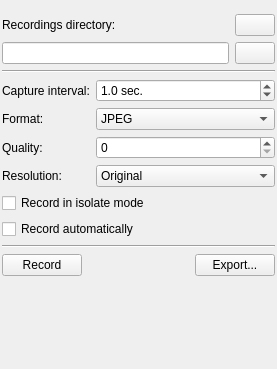
<?xml version="1.0" encoding="UTF-8"?>
<ui version="4.0">
 <author>
    SPDX-FileCopyrightText: none
    SPDX-License-Identifier: GPL-3.0-or-later
  </author>
 <class>RecorderDocker</class>
 <widget class="QWidget" name="RecorderDocker">
  <property name="geometry">
   <rect>
    <x>0</x>
    <y>0</y>
    <width>277</width>
    <height>369</height>
   </rect>
  </property>
  <layout class="QVBoxLayout" name="layoutMain">
   <property name="spacing">
    <number>0</number>
   </property>
   <property name="leftMargin">
    <number>0</number>
   </property>
   <property name="topMargin">
    <number>0</number>
   </property>
   <property name="rightMargin">
    <number>0</number>
   </property>
   <property name="bottomMargin">
    <number>0</number>
   </property>
   <item>
    <widget class="QScrollArea" name="scrollArea">
     <property name="frameShape">
      <enum>QFrame::NoFrame</enum>
     </property>
     <property name="frameShadow">
      <enum>QFrame::Plain</enum>
     </property>
     <property name="horizontalScrollBarPolicy">
      <enum>Qt::ScrollBarAlwaysOff</enum>
     </property>
     <property name="widgetResizable">
      <bool>true</bool>
     </property>
     <widget class="QWidget" name="scrollAreaWidgetContents">
      <property name="geometry">
       <rect>
        <x>0</x>
        <y>0</y>
        <width>277</width>
        <height>369</height>
       </rect>
      </property>
      <layout class="QVBoxLayout" name="verticalLayout_2">
       <property name="leftMargin">
        <number>2</number>
       </property>
       <property name="topMargin">
        <number>14</number>
       </property>
       <property name="rightMargin">
        <number>2</number>
       </property>
       <property name="bottomMargin">
        <number>2</number>
       </property>
       <item>
        <widget class="QWidget" name="widgetSettings" native="true">
         <layout class="QVBoxLayout" name="verticalLayout">
          <property name="leftMargin">
           <number>0</number>
          </property>
          <property name="topMargin">
           <number>0</number>
          </property>
          <property name="rightMargin">
           <number>0</number>
          </property>
          <property name="bottomMargin">
           <number>0</number>
          </property>
          <item>
           <layout class="QHBoxLayout" name="layoutSnapshots" stretch="0,0">
            <item>
             <widget class="QLabel" name="labelDirectory">
              <property name="sizePolicy">
               <sizepolicy hsizetype="Expanding" vsizetype="Preferred">
                <horstretch>0</horstretch>
                <verstretch>0</verstretch>
               </sizepolicy>
              </property>
              <property name="text">
               <string comment="A folder where recordings are stored">Recordings directory:</string>
              </property>
              <property name="buddy">
               <cstring>buttonBrowse</cstring>
              </property>
             </widget>
            </item>
            <item>
             <widget class="QPushButton" name="buttonManageRecordings">
              <property name="toolTip">
               <string>Manage recordings...</string>
              </property>
              <property name="text">
               <string/>
              </property>
              <property name="icon">
               <iconset theme="folder">
                <normaloff>.</normaloff>.</iconset>
              </property>
             </widget>
            </item>
           </layout>
          </item>
          <item>
           <layout class="QHBoxLayout" name="layoutDir">
            <item>
             <widget class="QLineEdit" name="editDirectory">
              <property name="readOnly">
               <bool>true</bool>
              </property>
             </widget>
            </item>
            <item>
             <widget class="QPushButton" name="buttonBrowse">
              <property name="toolTip">
               <string>Select the recordings directory...</string>
              </property>
              <property name="text">
               <string/>
              </property>
              <property name="icon">
               <iconset theme="folder">
                <normaloff>.</normaloff>.</iconset>
              </property>
             </widget>
            </item>
           </layout>
          </item>
          <item>
           <widget class="Line" name="line1">
            <property name="orientation">
             <enum>Qt::Horizontal</enum>
            </property>
           </widget>
          </item>
          <item>
           <layout class="QFormLayout" name="formLayout">
            <item row="1" column="0">
             <widget class="QLabel" name="labelCaptureRate">
              <property name="text">
               <string>Capture interval:</string>
              </property>
              <property name="buddy">
               <cstring>spinCaptureInterval</cstring>
              </property>
             </widget>
            </item>
            <item row="1" column="1">
             <widget class="QDoubleSpinBox" name="spinCaptureInterval">
              <property name="sizePolicy">
               <sizepolicy hsizetype="Expanding" vsizetype="Fixed">
                <horstretch>0</horstretch>
                <verstretch>0</verstretch>
               </sizepolicy>
              </property>
              <property name="minimumSize">
               <size>
                <width>90</width>
                <height>0</height>
               </size>
              </property>
              <property name="correctionMode">
               <enum>QAbstractSpinBox::CorrectToNearestValue</enum>
              </property>
              <property name="keyboardTracking">
               <bool>false</bool>
              </property>
              <property name="suffix">
               <string comment="Contraction of &quot;second&quot; for interval"> sec.</string>
              </property>
              <property name="decimals">
               <number>1</number>
              </property>
              <property name="minimum">
               <double>0.100000000000000</double>
              </property>
              <property name="value">
               <double>1.000000000000000</double>
              </property>
             </widget>
            </item>
            <item row="3" column="0">
             <widget class="QLabel" name="labelQuality">
              <property name="text">
               <string comment="Compression quality">Quality:</string>
              </property>
              <property name="buddy">
               <cstring>spinQuality</cstring>
              </property>
             </widget>
            </item>
            <item row="3" column="1">
             <widget class="KisSliderSpinBox" name="spinQuality" native="true">
              <property name="sizePolicy">
               <sizepolicy hsizetype="Expanding" vsizetype="Preferred">
                <horstretch>0</horstretch>
                <verstretch>0</verstretch>
               </sizepolicy>
              </property>
              <property name="minimumSize">
               <size>
                <width>90</width>
                <height>0</height>
               </size>
              </property>
             </widget>
            </item>
            <item row="4" column="0">
             <widget class="QLabel" name="labelResolution">
              <property name="text">
               <string comment="Resolution for recorded frames">Resolution:</string>
              </property>
              <property name="buddy">
               <cstring>comboResolution</cstring>
              </property>
             </widget>
            </item>
            <item row="4" column="1">
             <widget class="QComboBox" name="comboResolution">
              <property name="sizePolicy">
               <sizepolicy hsizetype="Expanding" vsizetype="Fixed">
                <horstretch>0</horstretch>
                <verstretch>0</verstretch>
               </sizepolicy>
              </property>
              <property name="minimumSize">
               <size>
                <width>90</width>
                <height>0</height>
               </size>
              </property>
              <item>
               <property name="text">
                <string>Original</string>
               </property>
              </item>
              <item>
               <property name="text">
                <string>Half</string>
               </property>
              </item>
              <item>
               <property name="text">
                <string>Quarter</string>
               </property>
              </item>
             </widget>
            </item>
            <item row="2" column="0">
             <widget class="QLabel" name="labelFormat">
              <property name="text">
               <string comment="File format for recorded frames (PNG/JPG)">Format:</string>
              </property>
              <property name="buddy">
               <cstring>comboResolution</cstring>
              </property>
             </widget>
            </item>
            <item row="2" column="1">
             <widget class="QComboBox" name="comboFormat">
              <property name="sizePolicy">
               <sizepolicy hsizetype="Expanding" vsizetype="Fixed">
                <horstretch>0</horstretch>
                <verstretch>0</verstretch>
               </sizepolicy>
              </property>
              <property name="minimumSize">
               <size>
                <width>90</width>
                <height>0</height>
               </size>
              </property>
              <item>
               <property name="text">
                <string notr="true">JPEG</string>
               </property>
              </item>
              <item>
               <property name="text">
                <string notr="true">PNG</string>
               </property>
              </item>
             </widget>
            </item>
           </layout>
          </item>
          <item>
           <widget class="QCheckBox" name="checkBoxRecordIsolateMode">
            <property name="toolTip">
             <string>Record frames when Isolate Layer or Isolate Group mode is active.
Depending on timelapse speed, this may cause flickering in the resulting video.</string>
            </property>
            <property name="text">
             <string comment="Record when Isolate Layer mode is active">Record in isolate mode</string>
            </property>
           </widget>
          </item>
          <item>
           <widget class="QCheckBox" name="checkBoxAutoRecord">
            <property name="toolTip">
             <string extracomment="Tooltip for check box">Start recording after creating a new image or opening an existing one.</string>
            </property>
            <property name="text">
             <string>Record automatically</string>
            </property>
           </widget>
          </item>
         </layout>
        </widget>
       </item>
       <item>
        <widget class="Line" name="line2">
         <property name="orientation">
          <enum>Qt::Horizontal</enum>
         </property>
        </widget>
       </item>
       <item>
        <layout class="QHBoxLayout" name="layoutButtons">
         <item>
          <widget class="QPushButton" name="buttonRecordToggle">
           <property name="text">
            <string>Record</string>
           </property>
           <property name="checkable">
            <bool>true</bool>
           </property>
          </widget>
         </item>
         <item>
          <spacer name="horizontalSpacer">
           <property name="orientation">
            <enum>Qt::Horizontal</enum>
           </property>
           <property name="sizeHint" stdset="0">
            <size>
             <width>40</width>
             <height>20</height>
            </size>
           </property>
          </spacer>
         </item>
         <item>
          <widget class="QPushButton" name="buttonExport">
           <property name="text">
            <string>Export...</string>
           </property>
          </widget>
         </item>
        </layout>
       </item>
       <item>
        <spacer name="verticalSpacer">
         <property name="orientation">
          <enum>Qt::Vertical</enum>
         </property>
         <property name="sizeHint" stdset="0">
          <size>
           <width>20</width>
           <height>13</height>
          </size>
         </property>
        </spacer>
       </item>
      </layout>
     </widget>
    </widget>
   </item>
  </layout>
 </widget>
 <customwidgets>
  <customwidget>
   <class>KisSliderSpinBox</class>
   <extends>QSpinBox</extends>
   <header location="global">kis_slider_spin_box.h</header>
  </customwidget>
 </customwidgets>
 <tabstops>
  <tabstop>scrollArea</tabstop>
  <tabstop>buttonManageRecordings</tabstop>
  <tabstop>editDirectory</tabstop>
  <tabstop>buttonBrowse</tabstop>
  <tabstop>spinCaptureInterval</tabstop>
  <tabstop>comboFormat</tabstop>
  <tabstop>spinQuality</tabstop>
  <tabstop>comboResolution</tabstop>
  <tabstop>checkBoxRecordIsolateMode</tabstop>
  <tabstop>checkBoxAutoRecord</tabstop>
  <tabstop>buttonRecordToggle</tabstop>
  <tabstop>buttonExport</tabstop>
 </tabstops>
 <resources/>
 <connections/>
</ui>
